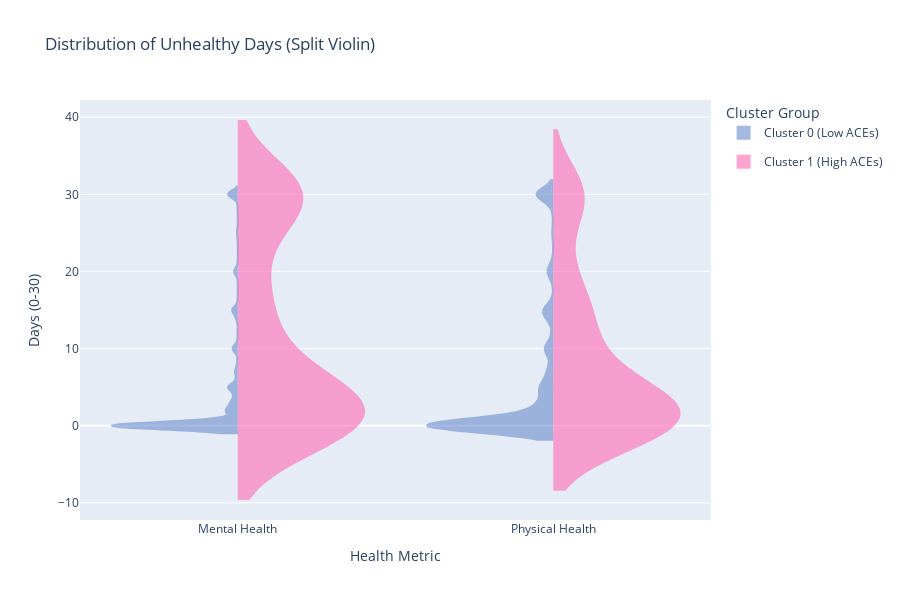

Notebook code cell kept with this figure:
### Markdown cell above
MENTHLTH: Now thinking about your mental health, which includes stress, depression, and problems with emotions, for how many days during the past 30 days was your mental health not good? 


POORHLTH: During the past 30 days, for about how many days did poor physical or mental health keep you from doing your usual activities, such as self-care, work, or recreation?

### Code cell
fig_violin = go.Figure()

# Define variables
metrics = ['MENTHLTH', 'POORHLTH']
x_labels = ['Mental Health', 'Physical Health'] 

for i, col in enumerate(metrics):
    show_legend = (i == 0)

    # Cluster 0 (Left Side / Blue) 
    fig_violin.add_trace(go.Violin(
        y=df_sample[df_sample['cluster'] == 0][col],
        x=[x_labels[i]] * len(df_sample[df_sample['cluster'] == 0]),
        legendgroup='Cluster 0', 
        scalegroup='Cluster 0', 
        name='Cluster 0 (Low ACEs)',
        side='negative',
        line_color='#6b8cce',
        fillcolor='#6b8cce',
        opacity=0.6,
        meanline_visible=True,
        showlegend=show_legend 
    ))

    # Cluster 1 (Right Side / Pink) 
    fig_violin.add_trace(go.Violin(
        y=df_sample[df_sample['cluster'] == 1][col],
        x=[x_labels[i]] * len(df_sample[df_sample['cluster'] == 1]), 
        legendgroup='Cluster 1', 
        scalegroup='Cluster 1', 
        name='Cluster 1 (High ACEs)',
        side='positive',
        line_color='#ff69b4',
        fillcolor='#ff69b4',
        opacity=0.6,
        meanline_visible=True,
        showlegend=show_legend
    ))

fig_violin.update_traces(width=0.8, points=False) 

fig_violin.update_layout(
    title='Distribution of Unhealthy Days (Split Violin)',
    yaxis_title='Days (0-30)',
    xaxis_title='Health Metric',
    violingap=0, 
    violingroupgap=0,
    violinmode='overlay',
    height=600,
    legend=dict(title="Cluster Group")
)

fig_violin.show()

### Figure 1 — Plotly figure (JSON) as saved in the notebook; plotly's stock layout.template omitted (floating-point values rounded to 4 significant figures; data arrays with more than 128 entries replaced by an {"elided": "..."} marker saying what was removed)
{"data": [{"fillcolor": "#6b8cce", "legendgroup": "Cluster 0", "line": {"color": "#6b8cce"}, "meanline": {"visible": true}, "name": "Cluster 0 (Low ACEs)", "opacity": 0.6, "points": false, "scalegroup": "Cluster 0", "showlegend": true, "side": "negative", "type": "violin", "width": 0.8, "x": {"elided": "2846 str values"}, "y": {"elided": "2846 float values"}}, {"fillcolor": "#ff69b4", "legendgroup": "Cluster 1", "line": {"color": "#ff69b4"}, "meanline": {"visible": true}, "name": "Cluster 1 (High ACEs)", "opacity": 0.6, "points": false, "scalegroup": "Cluster 1", "showlegend": true, "side": "positive", "type": "violin", "width": 0.8, "x": {"elided": "154 str values"}, "y": {"elided": "154 float values"}}, {"fillcolor": "#6b8cce", "legendgroup": "Cluster 0", "line": {"color": "#6b8cce"}, "meanline": {"visible": true}, "name": "Cluster 0 (Low ACEs)", "opacity": 0.6, "points": false, "scalegroup": "Cluster 0", "showlegend": false, "side": "negative", "type": "violin", "width": 0.8, "x": {"elided": "2846 str values"}, "y": {"elided": "2846 float values"}}, {"fillcolor": "#ff69b4", "legendgroup": "Cluster 1", "line": {"color": "#ff69b4"}, "meanline": {"visible": true}, "name": "Cluster 1 (High ACEs)", "opacity": 0.6, "points": false, "scalegroup": "Cluster 1", "showlegend": false, "side": "positive", "type": "violin", "width": 0.8, "x": {"elided": "154 str values"}, "y": {"elided": "154 float values"}}], "layout": {"height": 600, "legend": {"title": {"text": "Cluster Group"}}, "title": {"text": "Distribution of Unhealthy Days (Split Violin)"}, "violingap": 0, "violingroupgap": 0, "violinmode": "overlay", "xaxis": {"title": {"text": "Health Metric"}}, "yaxis": {"title": {"text": "Days (0-30)"}}}}
